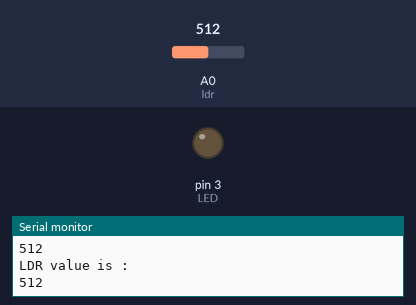
Simulated run of this sketch. Board: Arduino Uno, built with avr-gcc and run on an emulated ATmega328P. Shown: output pins drawn as LEDs (lit = HIGH), the last lines printed to the serial monitor. The test bench sets the inputs (shaded band); at power-on: A0 (ldr) = 512.

Above: at 1.2 s.
1.3 s: A0 (ldr) set to 312
2.8 s: A0 (ldr) set to 288
At 3.7 s:
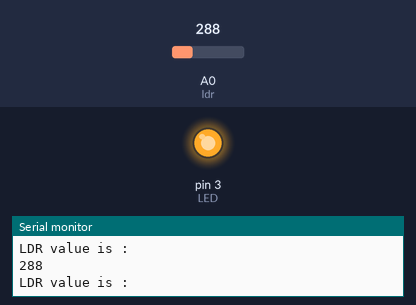
4.3 s: A0 (ldr) set to 306
At 5.5 s:
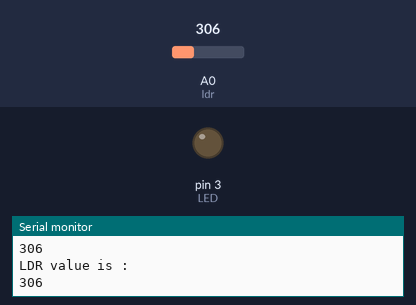
7.3 s: A0 (ldr) set to 290
At 8.3 s:
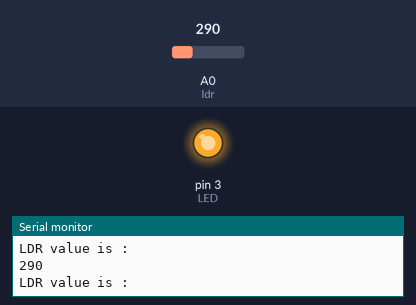
Timing chart, 0 to 10.3 s (numbered marks = the images above; inputs shaded):
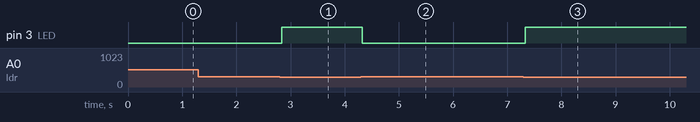

The sketch:

LDR_Toggle_LED.ino
```cpp
int ldr=A0;//Set A0(Analog Input) for LDR.
int value=0;
#define LED 3
void setup() {
Serial.begin(9600);
pinMode(LED,OUTPUT);
}

void loop() {
value=analogRead(ldr);//Reads the Value of LDR(light).
Serial.println("LDR value is :");//Prints the value of LDR to Serial Monitor.
Serial.println(value);
if(value<300)
  {
    digitalWrite(LED,HIGH);//Makes the LED glow in Dark.
  }
  else
  {
    digitalWrite(LED,LOW);//Turns the LED OFF in Light.
  }
}
```

Measured:
- the behaviour switches between 300 and 299 on A0 (ldr) (found by bisection; images 0 and 1)
- after the input at 2.8 s, pin 3 (LED): LOW → HIGH at once
- after the input at 4.3 s, pin 3 (LED): HIGH → LOW at once
- after the input at 7.3 s, pin 3 (LED): LOW → HIGH at once
